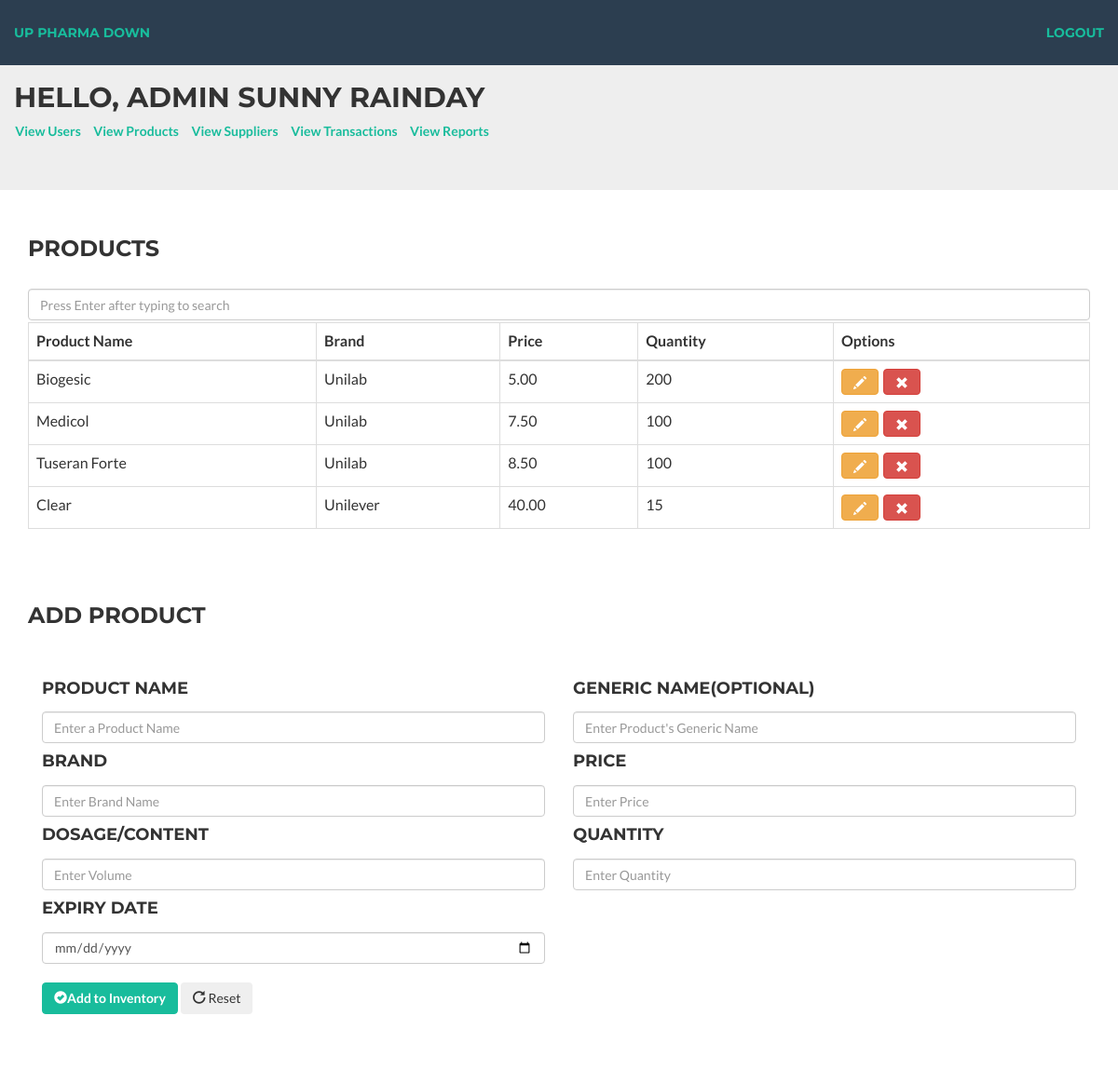
The app's page /product.php (signed in) with its own data.
### tables this page shows
CREATE TABLE `product` (
  `product_id` int(11) NOT NULL,
  `name` varchar(20) DEFAULT NULL,
  `price` decimal(10,2) DEFAULT NULL,
  `dosage` varchar(20) DEFAULT NULL,
  `generic_name` varchar(20) DEFAULT NULL,
  `brand` varchar(20) DEFAULT NULL,
  `expiry_date` date DEFAULT NULL,
  `quantity` int(11) DEFAULT NULL
);

### product.php (the view, shortened to what this page needs)
<html>
<head>
    <link href="vendor/bootstrap/css/bootstrap.min.css" rel="stylesheet" type = 'text/css'>
    <link href="vendor/bootstrap/css/bootstrap.min.css" rel="stylesheet">
    <link href="css/freelancer.min.css" rel="stylesheet">
    <link href="vendor/font-awesome/css/font-awesome.min.css" rel="stylesheet" type="text/css">
</head>
<body>
	<?php require("navbarAdmin.php"); ?>
		<div class = 'container'>
			<h3>Products</h3><br>
			<input type = 'text' id = 'search' placeholder = 'Press Enter after typing to search' class = 'form-control'>
			<table class = 'table table-bordered table-hover'>
				<div class = 'col-md-6'>
					<th>Product Name</th>
				</div>
				<div class = 'col-md-2'>
					<th>Brand</th>
				</div>
				<div class = 'col-md-2'>
					<th>Price</th>
				</div>
				<div class = 'col-md-2'>
					<th>Quantity</th>
				</div>
				<div class = 'col-md-2'>
					<th>Options</th>
				</div>
				<tbody id = 'results'>
					<?php
		                require('conn.php');
		                $query = "SELECT * FROM product";
		                $result = mysqli_query($conn, $query);
		                if($result) {
		                    while($row = mysqli_fetch_assoc($result)){
		                        echo "<tr><td class='pid'>{$row['product_id']}</td><td>{$row['name']}</td><td>{$row['brand']}</td><td>{$row['price']}</td><td>{$row['quantity']}</td>" .
		                            "<td><button class='btn btn-warning'><span class='glyphicon glyphicon-pencil'></span></button><button class='btn btn-danger'><span class='glyphicon glyphicon-remove'></span></button></td>" .
		                            "</tr>";
		                    }
		                }
		            ?>
				</tbody>
			</table>
			<br><br>
			<h3>Add Product</h3><br>
			<form class="form" action="addProduct.php" method="post" autocomplete="off">
                          <div class="form-group">
                              <div class="col-xs-6">
                                  <label><h4>Product Name</h4></label>
                                  <input type="text" class="form-control" name="name" placeholder="Enter a Product Name" required>
                              </div>
                          </div>
                          <div class="form-group">
                              <div class="col-xs-6">
                                  <label><h4>Generic Name(optional)</h4></label>
                                  <input type="text" class="form-control" name="genName" placeholder="Enter Product's Generic Name">
                              </div>
                          </div>
                          <div class="form-group">
                              <div class="col-xs-6">
                                 <label><h4>Brand</h4></label>
                                  <input type="text" class="form-control" name="brand" placeholder="Enter Brand Name" required>
                              </div>
                          </div>
                          <div class="form-group">
                              <div class="col-xs-6">
                                 <label><h4>Price</h4></label>
                                  <input type="text" class="form-control" name="price" placeholder="Enter Price" required>
                              </div>
                          </div>
                          <div class="form-group">
                              <div class="col-xs-6">
                                  <label><h4>Dosage/Content</h4></label>
                                  <input type="text" class="form-control" name="dosage" placeholder="Enter Volume" required>
                              </div>
                          </div>
                          <div class="form-group">
                              <div class="col-xs-6">
                                 <label><h4>Quantity</h4></label>
                                 <input type="number" class="form-control" name="qty" placeholder="Enter Quantity" required>
                              </div>
                          </div>
                          <div class="form-group">
                              <div class="col-xs-6">
                                 <label><h4>Expiry Date</h4></label>
                                  <input type="date" class="form-control" name="expiryDate" title="Enter Expiry Date" required>
                              </div>
                          </div>
                          <div class="form-group">
                               <div class="col-xs-12">
                                    <br>
                                    <button class="btn btn-md btn-success" type="submit"><i class="glyphicon glyphicon-ok-sign"></i>Add to Inventory</button>
                                    <button class="btn btn-md" type="reset"><i class="glyphicon glyphicon-repeat"></i> Reset</button>
                    				<br><br><br><br>
                                </div>
                          </div>
                    </form>
		</div>
</body>
</html>

### product.php (style rules this page uses)
td .btn { margin-right: 5px; }

### records on screen
product: name "Biogesic", brand "Unilab", price "5.00", quantity "200"
product: name "Medicol", brand "Unilab", price "7.50", quantity "100"
product: name "Tuseran Forte", brand "Unilab", price "8.50", quantity "100"
product: name "Clear", brand "Unilever", price "40.00", quantity "15"

### other values on screen
$_SESSION['name'] "SUNNY RAINDAY"
